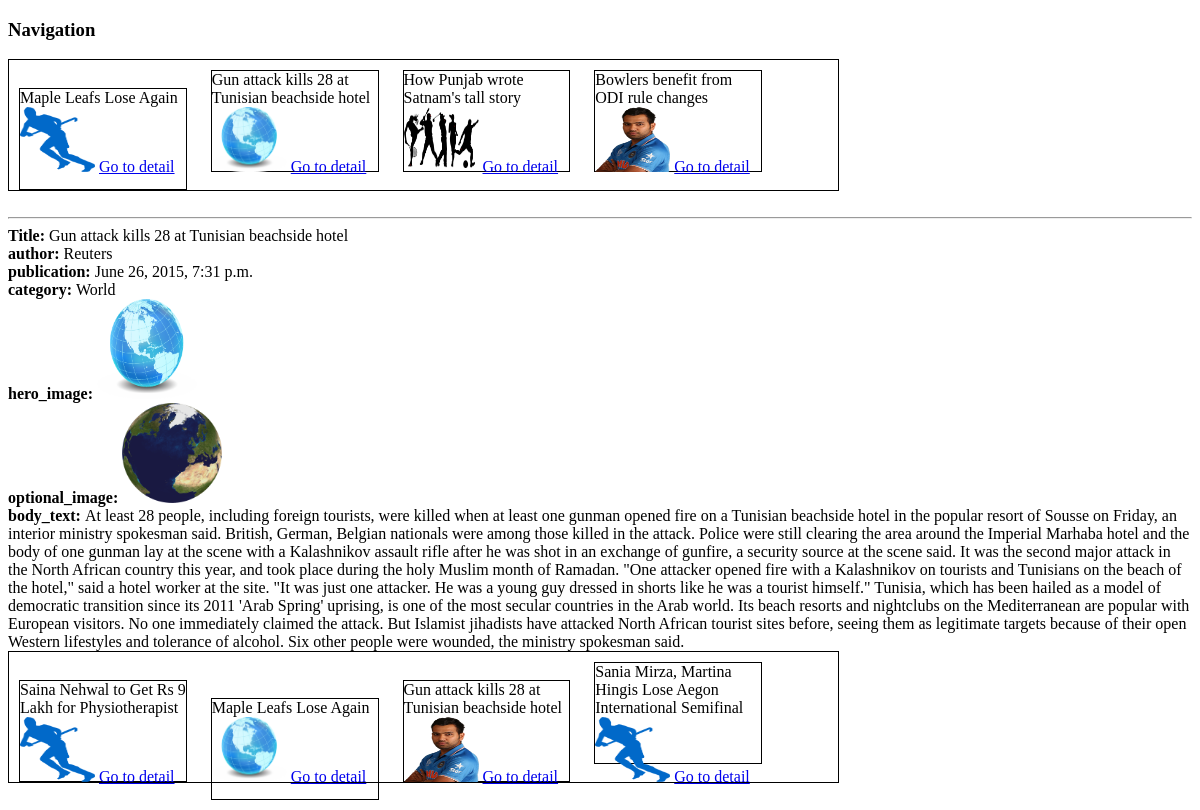
The app's page /article/details/2/ with its own data.
### apps/art/models.py (models this page shows)
class Article(models.Model):
    title = models.CharField(max_length=100)
    author = models.CharField(max_length=100)
    publication = models.DateTimeField(auto_now_add = True)
    category = models.CharField(max_length=100)
    hero_image = models.CharField(max_length=100)
    optional_image = models.CharField(max_length=100)
    body_text = models.TextField()

### apps/art/views.py (the view)
# urls.py: url(r'^article/details/(?P<article_id>\d+)/$', detail_page),
def detail_page(request, article_id):
    article = Article.objects.get(id=article_id)
    return render(request, 'article_detail_page.html', locals())

### apps/art/context_processors.py (called while the page is built)
def all_common_variables(request):
    articles = Article.objects.all()
    random_article = Article.objects.order_by('?')[0:4]
    return {
            'articles':articles,
            'random_article':random_article,
            }

### apps/art/templates/article_detail_page.html (shortened to what this page needs)
{% extends "base.html" %}
{% block content %}
	<b>Title: </b>{{article.title}}</br>
	<b>author: </b>{{article.author}}</br>
	<b>publication: </b>{{article.publication}}</br>
	<b>category: </b>{{article.category}}</br>
	<b>hero_image: </b><img src='{{article.hero_image}}' height=100px width=100px></br>
	<b>optional_image: </b><img src='{{article.optional_image}}' height=100px width=100px></br>
	<b>body_text: </b>{{article.body_text}}
{% endblock %}

### apps/art/templates/base.html (shortened to what this page needs)
<!DOCTYPE html>
<html lang="en">
  <head>
    <link href="/static/css/common.css" rel="stylesheet">
  </head>
  <body>
  <h3>Navigation</h3>
  <div class='navigation_bar'>
  	<div class="nav-1">
	  	{{articles.0.title}}</br>
	  	<img src='{{articles.0.hero_image}}' height=65px width=75px />
	  	<a href='/article/details/{{articles.0.id}}'>Go to detail </a>
  	</div>
  	<div class="nav-2">
	  	{{articles.1.title}}</br>
	  	<img src='{{articles.1.hero_image}}' height=65px width=75px />
	  	<a href='/article/details/{{articles.1.id}}'>Go to detail </a>
  	</div>
  	<div class="nav-3">
	  	{{articles.2.title}}</br>
	  	<img src='{{articles.2.hero_image}}' height=65px width=75px />
	  	<a href='/article/details/{{articles.2.id}}'>Go to detail </a>
  	</div>
  	<div class="nav-4">
	  	{{articles.3.title}}</br>
	  	<img src='{{articles.3.hero_image}}' height=65px width=75px />
	  	<a href='/article/details/{{articles.3.id}}'>Go to detail </a>
  	</div>
  </div>
  </br><hr>
	  {% block content %}
	  {% endblock %}
<div class='navigation_bar'>
  	<div class="nav-1">
	  	{{random_article.0.title}}</br>
	  	<img src='{{random_article.0.hero_image}}' height=65px width=75px />
	  	<a href='/article/details/{{random_article.0.id}}'>Go to detail </a>
  	</div>
  	<div class="nav-2">
	  	{{random_article.1.title}}</br>
	  	<img src='{{random_article.1.hero_image}}' height=65px width=75px />
	  	<a href='/article/details/{{random_article.1.id}}'>Go to detail </a>
  	</div>
  	<div class="nav-3">
	  	{{random_article.2.title}}</br>
	  	<img src='{{random_article.2.hero_image}}' height=65px width=75px />
	  	<a href='/article/details/{{random_article.2.id}}'>Go to detail </a>
  	</div>
  	<div class="nav-4">
	  	{{random_article.3.title}}</br>
	  	<img src='{{random_article.3.hero_image}}' height=65px width=75px />
	  	<a href='/article/details/{{random_article.3.id}}'>Go to detail </a>
  	</div>
  </div>
  </body>

### static/css/common.css (style rules this page uses)
.navigation_bar { height: 130px; width: 70%; border: 1px solid; }
.nav-1, .nav-2, .nav-3, .nav-4 { height: 100px; width: 20%; border: 1px solid; display: inline-block; margin:10px; cursor: pointer; }

### records on screen
Article: title "Maple Leafs Lose Again", hero_image (picture)
Article: title "Gun attack kills 28 at Tunisian beachside hotel", hero_image (picture), author "Reuters", publication "June 26, 2015, 7:31 p.m.", category "World", optional_image (picture), body_text "At least 28 people, including foreign tourists, were killed when at least one gunman opened fire on a Tunisian beachside hotel in the popular resort of Sousse on Friday, an interior ministry spokesman said. British, German, Belgian nationals were among those killed in the attack. Police were still clearing the area around the Imperial Marhaba hotel and the body of one gunman lay at the scene with a Kalashnikov assault rifle after he was shot in an exchange of gunfire, a security source at the scene said. It was the second major attack in the North African country this year, and took place during the holy Muslim month of Ramadan. \"One attacker opened fire with a Kalashnikov on tourists and…"
Article: title "How Punjab wrote Satnam's tall story", hero_image (picture)
Article: title "Bowlers benefit from ODI rule changes", hero_image (picture)
Article: title "Saina Nehwal to Get Rs 9 Lakh for Physiotherapist"
Article: title "Sania Mirza, Martina Hingis Lose Aegon International Semifinal"
